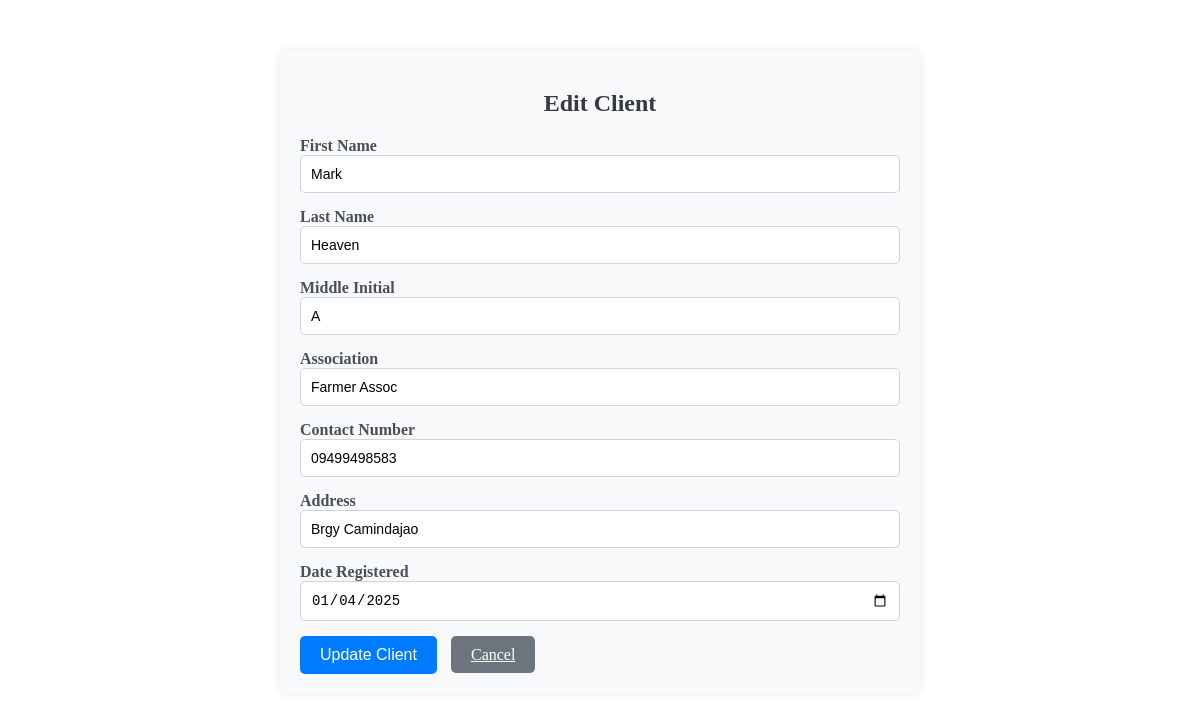
Screenshot of /Edits/edit_client.php?client_id=62 with the database file from the repository.
### tables this page shows
CREATE TABLE `client` (
  `CLIENT_ID` int(11) NOT NULL,
  `FNAME` varchar(150) NOT NULL,
  `LNAME` varchar(140) NOT NULL,
  `MIDINITIAL` varchar(150) NOT NULL,
  `ASSOCIATION` varchar(255) NOT NULL,
  `CONTACT_NO` varchar(255) NOT NULL,
  `ADDRESS` varchar(150) NOT NULL,
  `DATE_REGISTERED` date NOT NULL
);

### Edits/edit_client.php (the view, shortened to what this page needs)
<?php
require("../connection/connection.php");
if (isset($_GET['client_id'])) {
    $client_id = $_GET['client_id'];
    $stmt = $con->prepare("SELECT * FROM client WHERE CLIENT_ID = ?");
    $stmt->bind_param("i", $client_id);
    $stmt->execute();
    $result = $stmt->get_result();
    $client = $result->fetch_assoc();
} else {
    echo "No client selected.";
    exit;
}
?>
<!DOCTYPE html>
<html lang="en">
<head>
</head>
<body>
<div class="container">
    <h2>Edit Client</h2>
    <form action="" method="POST">
        <div class="form-group">
            <label for="InputFNAME">First Name</label>
            <input type="text" name="FNAME" class="form-control" id="InputFNAME" value="<?php echo $client['FNAME']; ?>" required>
        </div>
        <div class="form-group">
            <label for="InputLNAME">Last Name</label>
            <input type="text" name="LNAME" class="form-control" id="InputLNAME" value="<?php echo $client['LNAME']; ?>" required>
        </div>
        <div class="form-group">
            <label for="InputMIDINITIAL">Middle Initial</label>
            <input type="text" name="MIDINITIAL" class="form-control" id="InputMIDINITIAL" value="<?php echo $client['MIDINITIAL']; ?>">
        </div>
        <div class="form-group">
            <label for="InputASSOCIATION">Association</label>
            <input type="text" name="ASSOCIATION" class="form-control" id="InputASSOCIATION" value="<?php echo $client['ASSOCIATION']; ?>">
        </div>
        <div class="form-group">
            <label for="InputCONTACT_NO">Contact Number</label>
            <input type="text" name="CONTACT_NO" class="form-control" id="InputCONTACT_NO" value="<?php echo $client['CONTACT_NO']; ?>" required>
        </div>
        <div class="form-group">
            <label for="InputADDRESS">Address</label>
            <input type="text" name="ADDRESS" class="form-control" id="InputADDRESS" value="<?php echo $client['ADDRESS']; ?>" required>
        </div>
        <div class="form-group">
            <label for="InputDATE_REGISTERED">Date Registered</label>
            <input type="date" name="DATE_REGISTERED" class="form-control" id="InputDATE_REGISTERED" value="<?php echo $client['DATE_REGISTERED']; ?>" required>
        </div>
        <button type="submit" name="btn-updateclient" class="btn btn-primary">Update Client</button>
        <a href="index.php?page=Clientlist" class="btn btn-secondary">Cancel</a>
    </form>
</div>
</body>
</html>

### Edits/edit_client.php (style rules this page uses)
.container { max-width: 600px; margin: 50px auto; padding: 20px; background-color: #f8f9fa; box-shadow: 0px 0px 10px rgba(0, 0, 0, 0.1); border-radius: 8px; }
.container h2 { text-align: center; font-size: 24px; color: #343a40; margin-bottom: 20px; font-weight: bold; }
.form-group label { font-size: 16px; color: #495057; font-weight: 600; }
.form-group input[type="text"], .form-group input[type="date"] { width: 100%; padding: 10px; font-size: 14px; border-radius: 5px; border: 1px solid #ced4da; box-sizing: border-box; }
.btn { padding: 10px 20px; font-size: 16px; border-radius: 5px; cursor: pointer; transition: background-color 0.3s ease; }
.btn-primary { background-color: #007bff; border: none; color: #fff; }
.btn-secondary { background-color: #6c757d; border: none; color: #fff; margin-left: 10px; }
.form-group { margin-bottom: 15px; }

### rows the page displays
client: FNAME "Mark", LNAME "Heaven", MIDINITIAL "A", ASSOCIATION "Farmer Assoc", CONTACT_NO "09499498583", ADDRESS "Brgy Camindajao", DATE_REGISTERED "01/04/2025"
